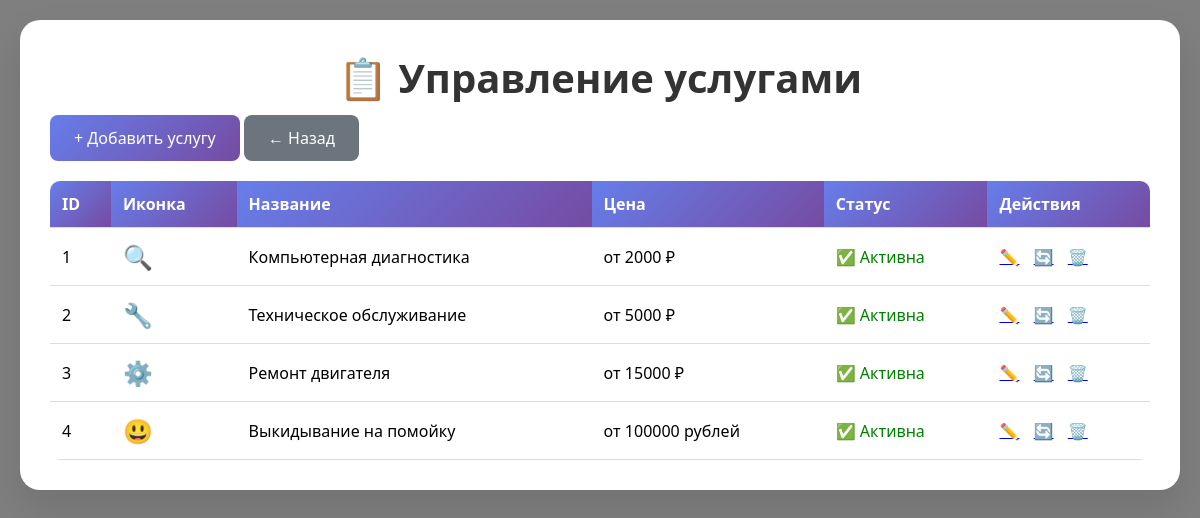
/admin/services (signed in), run on the app's committed database.
### app.py (models this page shows)
class Service(db.Model):
    id = db.Column(db.Integer, primary_key=True)
    title = db.Column(db.String(100), nullable=False)
    description = db.Column(db.Text, nullable=False)
    price = db.Column(db.String(50), nullable=False)
    icon = db.Column(db.String(10), default='🔧')
    is_active = db.Column(db.Boolean, default=True)

### app.py (the view)
@app.route('/admin/services')
@login_required
def admin_services():
    services = Service.query.all()
    return render_template('admin/services.html', services=services)

### app.py (called while the page is built)
def login_required(f):
    @wraps(f)
    def decorated(*args, **kwargs):
        if not session.get('admin_logged_in'):
            return redirect(url_for('admin_login'))
        return f(*args, **kwargs)
    return decorated

### templates/admin/services.html (shortened to what this page needs)
<!DOCTYPE html>
<html lang="ru">
<head>
    <link rel="stylesheet" href="/static/style.css">
</head>
<body>
    <div class="admin-container">
        <h1>📋 Управление услугами</h1>
        <div style="margin-bottom: 20px;">
            <a href="/admin/services/add" class="btn-add">+ Добавить услугу</a>
            <a href="/admin" class="btn-back">← Назад</a>
        </div>
        <table class="table">
            <thead>
                <tr>
                    <th>ID</th>
                    <th>Иконка</th>
                    <th>Название</th>
                    <th>Цена</th>
                    <th>Статус</th>
                    <th>Действия</th>
                </tr>
            </thead>
            <tbody>
                {% for service in services %}
                <tr>
                    <td>{{ service.id }}</td>
                    <td style="font-size: 24px;">{{ service.icon }}</td>
                    <td>{{ service.title }}</td>
                    <td>{{ service.price }}</td>
                    <td>
                        {% if service.is_active %}
                            <span style="color: green;">✅ Активна</span>
                        {% else %}
                            <span style="color: red;">❌ Неактивна</span>
                        {% endif %}
                    </td>
                    <td>
                        <a href="/admin/services/edit/{{ service.id }}" style="margin-right: 10px;">✏️</a>
                        <a href="/admin/services/toggle/{{ service.id }}" style="margin-right: 10px;">🔄</a>
                        <a href="/admin/services/delete/{{ service.id }}" onclick="return confirm('Удалить услугу?')">🗑️</a>
                    </td>
                </tr>
                {% endfor %}
            </tbody>
        </table>
    </div>
</body>
</html>

### static/style.css (style rules this page uses)
* { margin: 0; padding: 0; box-sizing: border-box; }
body { font-family: 'Segoe UI', Tahoma, Geneva, Verdana, sans-serif; background-image: url('/static/background.jpg'); background-size: cover; background-position: center; background-attachment: fixed; background-repeat: no-repeat; min-height: 100vh; padding: 20px; }
body::before { content: ''; position: fixed; top: 0; left: 0; width: 100%; height: 100%; background: rgba(0, 0, 0, 0.5); z-index: -1; }
h1 { text-align: center; color: #333; font-size: 2.5em; margin-bottom: 10px; }
.admin-container { max-width: 1200px; margin: 0 auto; background: white; border-radius: 20px; padding: 30px; box-shadow: 0 20px 40px rgba(0,0,0,0.1); }
.admin-menu a, .btn-add, .btn-back { display: inline-block; padding: 12px 24px; background: linear-gradient(135deg, #667eea, #764ba2); color: white; text-decoration: none; border-radius: 8px; transition: transform 0.2s; }
.btn-back { background: #6c757d; }
.table { width: 100%; background: white; border-collapse: collapse; margin-top: 20px; border-radius: 10px; overflow: hidden; }
.table th, .table td { padding: 12px; text-align: left; border-bottom: 1px solid #ddd; }
.table th { background: linear-gradient(135deg, #667eea, #764ba2); color: white; }

### data on the page
Service: id "1", icon "🔍", title "Компьютерная диагностика", price "от 2000 ₽", is_active "✅ Активна"
Service: id "2", icon "🔧", title "Техническое обслуживание", price "от 5000 ₽", is_active "✅ Активна"
Service: id "3", icon "⚙️", title "Ремонт двигателя", price "от 15000 ₽", is_active "✅ Активна"
Service: id "4", icon "😃", title "Выкидывание на помойку", price "от 100000 рублей", is_active "✅ Активна"
